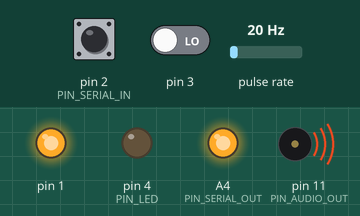
A sketch run on a simulated Arduino Uno, built with avr-gcc and run on an emulated ATmega328P. On the bench: output pins drawn as LEDs (lit = HIGH), buzzer (waves = sounding). Wiring (inferred from the names in the program): pulse sensor: data pin 8. Inputs (shaded band) come from the test bench; at power-on: pin 2 (PIN_SERIAL_IN) HIGH, pin 3 LOW, pulse rate 20 Hz.

Above: at 1.2 s.
1.3 s: pin 2 (PIN_SERIAL_IN) pulled LOW for 0.15 s
At 1.37 s:
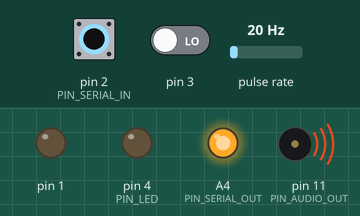
2.9 s: pin 2 (PIN_SERIAL_IN) pulled LOW for 3.2 s
At 6.4 s:
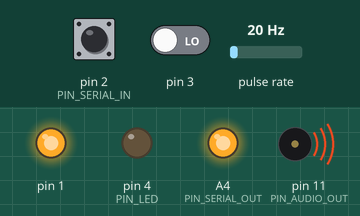
Timing chart, 0 to 7.9 s (numbered marks = the images above; inputs shaded):
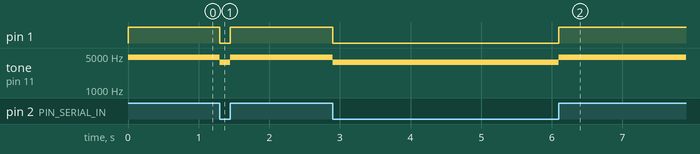

The sketch:

ACRModem.ino
```cpp
// (licence header left out)
#define PIN_SERIAL_IN   2  // must be 2 or 3 (uses interrupt pin INT0 or INT1)
#define PIN_SERIAL_OUT A4  // can be any pin
#define PIN_AUDIO_IN    8  // must be  8 (hardwired ICP1 for timer1)
#define PIN_AUDIO_OUT  11  // must be 11 (hardwired OC2A for timer2)
#define PIN_LED         4  // can be any pin

// timing values for audio output:
// 8Mz main clock with /32 pre-scaler, the output toggles on
// timer compare match so the timer must count up twice for a full wave:
#define OCRA_1850HZ  67 // 8000000/32/2/1850 = 67.57 = 541 microseconds
#define OCRA_2400HZ  52 // 8000000/32/2/2400 = 52.08 = 417 microseconds

// timing values for audio input
#define PERIOD_MAX_US 2000  // 1000Hz = 2000 microseconds
#define PERIOD_MID_US  471  // 2125Hz =  471 microseconds
#define PERIOD_MIN_US  333  // 3000Hz =  333 microseconds

// number of good audio pulses in a row required before entering "send" mode
#define NUM_GOOD_PULSES 100

// number of bad audio pulses in a row required before exiting "send" mode
// at 300 baud and audio frequencies of 1850 and 2400Hz, one bit is made up
// of 6-8 pulses. So if we just keep outputting the previous bit value then
// one or two bad pulses may not result in a receive error.
#define NUM_BAD_PULSES  3

// are we in "send" mode?
volatile bool send_data = false;

// timer value for current audio output frequency
volatile byte audio_out_timer_value = OCRA_2400HZ;


void got_pulse(bool good)
{
 static volatile byte good_pulses = 0, bad_pulses = 0;

 if( good )
  {
    bad_pulses = 0;
    if( good_pulses<NUM_GOOD_PULSES )
      {
        good_pulses++;
        if( good_pulses==NUM_GOOD_PULSES )
          {
            digitalWrite(PIN_LED, HIGH);
            send_data = true;
          }
        else
          {
            // enable timer 1 overflow interrupt (checks for too-long pulse)
            TIFR1  |= bit(OCF1A);
            TIMSK1 |= bit(OCIE1A);
          }
      }
  }
 else if( bad_pulses<NUM_BAD_PULSES )
   {
     bad_pulses++;
     if( bad_pulses==NUM_BAD_PULSES )
       {
         good_pulses = 0;
         if( send_data )
           {
             digitalWrite(PIN_LED, LOW);
             digitalWrite(PIN_SERIAL_OUT, HIGH);
             send_data = false;
           }

         // disable timer 1 overflow interrupt (only needed while decoding)
         TIMSK1 &= ~bit(OCIE1A);
       }
   }
}


// called when timer 2 reaches its maximum value (compare match)
// this interrupt only gets enabled when needed
ISR(TIMER2_COMPA_vect)
{
  // set audio out frequency for next wave
  OCR2A = audio_out_timer_value;

  // disable interrupts for audio output timer (i.e. this ISR)
  TIMSK2 = 0;
}


// called when an edge is detected on the serial input
void serial_in_change()
{
  // reset compare match interrupt flag so we react to interrupts that
  // happen while (but not before) processing the serial input change
  TIFR2 = bit(OCIE2A);

  // read new serial input value
  bool data = digitalRead(PIN_SERIAL_IN);

  // set audio out frequency (wave length) depending on serial input
  audio_out_timer_value = data ? OCRA_2400HZ : OCRA_1850HZ;

  // forward data to pin 1 (external serial out)
  PORTD = (PORTD & ~0x02) | (data ? 0x02 : 0);

  // if the timer counter is smaller than target value (minus a small safety margin)
  // then set the new new target value now, otherwise enable compare match
  // interrupt and set the new target value in the interrupt handler
  if( TCNT2 < audio_out_timer_value-1 )
    OCR2A = audio_out_timer_value;
  else
    TIMSK2 = bit(OCIE2A);
}


// called when an edge is detected on the external serial input
void extern_serial_in_change()
{
  // if not currently converting audio to serial then
  // forward pin 1 (external serial in) to serial out
  if( !send_data ) digitalWrite(PIN_SERIAL_OUT, PIND & 0x01);
}


// called when a rising edge is detected at the ICP1 input (pin 8)
ISR(TIMER1_CAPT_vect)
{
  // reset timer
  TCNT1 = 0;

  // reset output compare A interrupt in case it occurred simultaneously
  TIFR1 = bit(OCF1A);

  // timer ticks equals microseconds since previous rising edge
  // (8Mz clock with prescaler 8 => 1 microsecond per tick)
  unsigned int ticks = ICR1;

  if( ticks<PERIOD_MIN_US )
    got_pulse(false); // too short pulse => bad pulse
  else
    {
      // detected pulse with PERIOD_MIN_US <= ticks <= PERIOD_MAX_US
      // (we can't get here with ticks>PERIOD_MAX_US
      // because the COMPA interrupt would have been triggered before that)
      static bool p1 = true, p2 = true;
      bool p3 = ticks<PERIOD_MID_US;

      if( p1!=p2 && p2!=p3 )
        {
          // of the three most recent pulses, the middle one was different
          // from the first and last => bad pulse (one bit is made up of
          // about six pulses so there should never be a short->long->short
          // or long->short->long sequence)
          got_pulse(false);
          p2 = p3;
        }
      else
        {
          // previous pulse was good => send it.
          // note that what is being sent out the serial interface is two
          // pulses (or about 1/3 bit) behind the incoming audio: first the
          // incoming audio pulse has to complete before the computer can see
          // its length and then we stay one more pulse behind so we can
          // detect single-pulse errors (see above).
          got_pulse(true);
          if( send_data ) digitalWrite(PIN_SERIAL_OUT, p2);
          p1 = p2; p2 = p3;
        }
    }
}


// called when timer1 reaches its maximum value at PERIOD_MAX_US (2000)
ISR(TIMER1_COMPA_vect)
{
  // reset timer
  TCNT1 = 0;

  // reset input capture interrupt in case it occurred simultaneously
  TIFR1 = bit(ICF1);
  ICR1  = 0;

  // we haven't seen a rising edge for PERIOD_MAX_US microseconds => bad pulse
  got_pulse(false);
}


void setup()
{
  // calibration for internal oscillator (not necessary if using crystal)
  // change value such that output square wave on pin 11 is close to
  // 2400Hz when NOT sending any serial data
  OSCCAL = 0x8e;

  // set up timer2 to produce 1850/2400Hz output wave on OC2A (pin 11)
  // WGM22:20 = 010 => clear-timer-on-compare (CTC) mode
  // COM2A1:0 =  01 => toggle OC2A on compare match
  // CS22:20  = 011 => CLK/32 prescaler
  TCCR2A = bit(COM2A0) | bit(WGM21);
  TCCR2B = bit(CS21) | bit(CS20);

  // set initial audio output frequency
  audio_out_timer_value = OCRA_2400HZ;
  OCR2A  = audio_out_timer_value;

  // set up serial input to create an interrupt on signal change
  pinMode(PIN_SERIAL_IN, INPUT_PULLUP);
  attachInterrupt(digitalPinToInterrupt(PIN_SERIAL_IN), serial_in_change, CHANGE);

  // set up timer1 to create an input capture interrupt when detecting a
  // rising edge at the ICP1 input (pin 8) or when reaching PERIOD_MAX_US
  TCCR1A = 0;
  TCCR1B = bit(ICNC1) | bit(ICES1) | bit(CS11); // enable input capture noise canceler, select rising edge and prescaler 8
  TCCR1C = 0;
  OCR1A  = PERIOD_MAX_US; // set up for output compare match A after PERIOD_MAX_US microseconds
  TIMSK1 = bit(ICF1); // enable interrupt on input capture

  // set up serial output
  pinMode(PIN_SERIAL_OUT, OUTPUT);
  digitalWrite(PIN_SERIAL_OUT, HIGH);

  // set up audio output
  pinMode(PIN_AUDIO_OUT, OUTPUT);

  // set up LED to signal whether we are receiving good data from audio
  pinMode(PIN_LED, OUTPUT);
  digitalWrite(PIN_LED, LOW);

  // set up pin 0/1 for forwarding between main and external serial
  // pin 0 must be connected to pin 3
  pinMode(0, INPUT_PULLUP);
  pinMode(1, OUTPUT);
  digitalWrite(1, HIGH);
  attachInterrupt(digitalPinToInterrupt(3), extern_serial_in_change, CHANGE);

  // disable timer0 overflow interrupt (DISABLES MILLIS() FUNCTION!)
  // necessary so we don't introduce timing errors when forwarding serial data
  // due to timer1 interrupt handling in Arduino core
  TIMSK0 &= ~bit(TOIE0);
}


void loop()
{/* nothing to do here */}
```

Measured:
- after the input at 1.3 s, pin 1: HIGH → LOW at once, → HIGH 0.15 s later; tone on pin 11 (PIN_AUDIO_OUT): 4717 Hz → 3676 Hz at once, → 4717 Hz 0.15 s later
- after the input at 2.9 s, pin 1: HIGH → LOW at once, → HIGH 3.2 s later; tone on pin 11 (PIN_AUDIO_OUT): 4717 Hz → 3676 Hz at once, → 4717 Hz 3.2 s later
